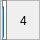
         <widget class="QFrame" name="Robotino4">
          <property name="geometry">
           <rect>
            <x>1740</x>
            <y>270</y>
            <width>40</width>
            <height>40</height>
           </rect>
          </property>
          <property name="frameShape">
           <enum>QFrame::StyledPanel</enum>
          </property>
          <property name="frameShadow">
           <enum>QFrame::Raised</enum>
          </property>
          <widget class="ClickableLabel" name="R4">
           <property name="geometry">
            <rect>
             <x>0</x>
             <y>0</y>
             <width>40</width>
             <height>40</height>
            </rect>
           </property>
           <property name="text">
            <string/>
           </property>
           <property name="pixmap">
            <pixmap resource="resources.qrc">:/Images/Robotino.png</pixmap>
           </property>
           <property name="scaledContents">
            <bool>true</bool>
           </property>
           <property name="alignment">
            <set>Qt::AlignCenter</set>
           </property>
          </widget>
          <widget class="QProgressBar" name="AkkukleinR4">
           <property name="geometry">
            <rect>
             <x>2</x>
             <y>0</y>
             <width>5</width>
             <height>40</height>
            </rect>
           </property>
           <property name="styleSheet">
            <string notr="true">QProgressBar {
    border: 1px solid grey;
 }

 QProgressBar::chunk {
     height: 2px;
 }</string>
           </property>
           <property name="value">
            <number>77</number>
           </property>
           <property name="textVisible">
            <bool>false</bool>
           </property>
           <property name="orientation">
            <enum>Qt::Vertical</enum>
           </property>
          </widget>
          <widget class="QLabel" name="label_11">
           <property name="geometry">
            <rect>
             <x>20</x>
             <y>10</y>
             <width>16</width>
             <height>21</height>
            </rect>
           </property>
           <property name="autoFillBackground">
            <bool>false</bool>
           </property>
           <property name="styleSheet">
            <string notr="true">background-color: rgba(0,0,0,0%)</string>
           </property>
           <property name="text">
            <string>4</string>
           </property>
          </widget>
         </widget>
